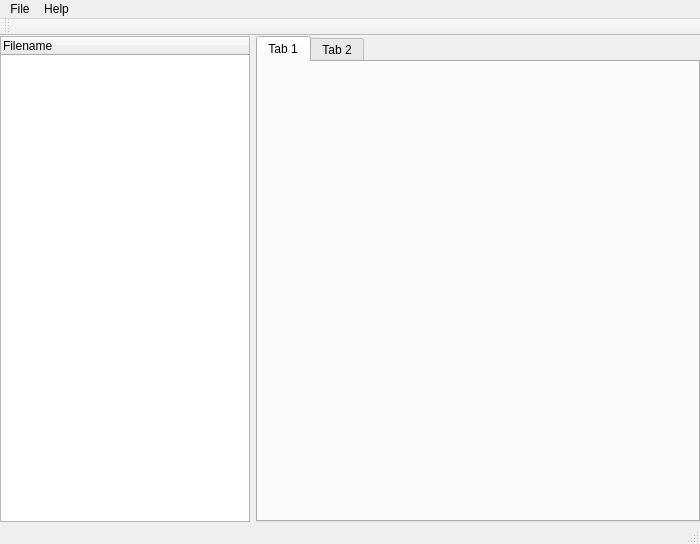
<?xml version="1.0" encoding="UTF-8"?>
<ui version="4.0">
 <class>MainWindow</class>
 <widget class="QMainWindow" name="MainWindow">
  <property name="geometry">
   <rect>
    <x>0</x>
    <y>0</y>
    <width>700</width>
    <height>544</height>
   </rect>
  </property>
  <property name="windowTitle">
   <string>MainWindow</string>
  </property>
  <widget class="QWidget" name="centralwidget">
   <property name="sizePolicy">
    <sizepolicy hsizetype="Minimum" vsizetype="Minimum">
     <horstretch>0</horstretch>
     <verstretch>0</verstretch>
    </sizepolicy>
   </property>
   <layout class="QGridLayout" name="gridLayout" columnstretch="0,0">
    <property name="margin">
     <number>0</number>
    </property>
    <item row="0" column="0">
     <widget class="QTreeWidget" name="tree">
      <property name="sizePolicy">
       <sizepolicy hsizetype="MinimumExpanding" vsizetype="Expanding">
        <horstretch>1</horstretch>
        <verstretch>0</verstretch>
       </sizepolicy>
      </property>
      <property name="minimumSize">
       <size>
        <width>250</width>
        <height>0</height>
       </size>
      </property>
      <column>
       <property name="text">
        <string>Filename</string>
       </property>
      </column>
     </widget>
    </item>
    <item row="0" column="1">
     <widget class="QTabWidget" name="tab">
      <property name="sizePolicy">
       <sizepolicy hsizetype="Expanding" vsizetype="Expanding">
        <horstretch>2</horstretch>
        <verstretch>0</verstretch>
       </sizepolicy>
      </property>
      <property name="currentIndex">
       <number>0</number>
      </property>
      <widget class="QWidget" name="tab1">
       <attribute name="title">
        <string>Tab 1</string>
       </attribute>
      </widget>
      <widget class="QWidget" name="tab2">
       <attribute name="title">
        <string>Tab 2</string>
       </attribute>
      </widget>
     </widget>
    </item>
   </layout>
  </widget>
  <widget class="QMenuBar" name="menubar">
   <property name="geometry">
    <rect>
     <x>0</x>
     <y>0</y>
     <width>700</width>
     <height>21</height>
    </rect>
   </property>
   <widget class="QMenu" name="menuFile">
    <property name="title">
     <string>File</string>
    </property>
    <addaction name="actionNew"/>
    <addaction name="actionOpen"/>
    <addaction name="actionClose"/>
    <addaction name="separator"/>
    <addaction name="actionExit"/>
   </widget>
   <widget class="QMenu" name="menuHelp">
    <property name="title">
     <string>Help</string>
    </property>
    <addaction name="actionAbout"/>
   </widget>
   <addaction name="menuFile"/>
   <addaction name="menuHelp"/>
  </widget>
  <widget class="QStatusBar" name="statusbar"/>
  <widget class="QToolBar" name="toolBar">
   <property name="windowTitle">
    <string>toolBar</string>
   </property>
   <attribute name="toolBarArea">
    <enum>TopToolBarArea</enum>
   </attribute>
   <attribute name="toolBarBreak">
    <bool>false</bool>
   </attribute>
  </widget>
  <action name="actionNew">
   <property name="text">
    <string>New</string>
   </property>
   <property name="shortcut">
    <string>Alt+N</string>
   </property>
  </action>
  <action name="actionOpen">
   <property name="text">
    <string>Open</string>
   </property>
   <property name="shortcut">
    <string>Alt+O</string>
   </property>
  </action>
  <action name="actionClose">
   <property name="text">
    <string>Close</string>
   </property>
   <property name="shortcut">
    <string>Alt+C</string>
   </property>
  </action>
  <action name="actionExit">
   <property name="text">
    <string>Exit</string>
   </property>
   <property name="shortcut">
    <string>Alt+X</string>
   </property>
  </action>
  <action name="actionAbout">
   <property name="text">
    <string>About</string>
   </property>
  </action>
 </widget>
 <resources/>
 <connections>
  <connection>
   <sender>actionExit</sender>
   <signal>triggered()</signal>
   <receiver>MainWindow</receiver>
   <slot>close()</slot>
   <hints>
    <hint type="sourcelabel">
     <x>-1</x>
     <y>-1</y>
    </hint>
    <hint type="destinationlabel">
     <x>315</x>
     <y>224</y>
    </hint>
   </hints>
  </connection>
  <connection>
   <sender>actionNew</sender>
   <signal>triggered()</signal>
   <receiver>MainWindow</receiver>
   <slot>OnFileNew()</slot>
   <hints>
    <hint type="sourcelabel">
     <x>-1</x>
     <y>-1</y>
    </hint>
    <hint type="destinationlabel">
     <x>315</x>
     <y>224</y>
    </hint>
   </hints>
  </connection>
  <connection>
   <sender>actionOpen</sender>
   <signal>triggered()</signal>
   <receiver>MainWindow</receiver>
   <slot>OnFileOpen()</slot>
   <hints>
    <hint type="sourcelabel">
     <x>-1</x>
     <y>-1</y>
    </hint>
    <hint type="destinationlabel">
     <x>315</x>
     <y>224</y>
    </hint>
   </hints>
  </connection>
  <connection>
   <sender>actionClose</sender>
   <signal>triggered()</signal>
   <receiver>MainWindow</receiver>
   <slot>OnFileClose()</slot>
   <hints>
    <hint type="sourcelabel">
     <x>-1</x>
     <y>-1</y>
    </hint>
    <hint type="destinationlabel">
     <x>315</x>
     <y>224</y>
    </hint>
   </hints>
  </connection>
 </connections>
 <slots>
  <slot>OnFileNew()</slot>
  <slot>OnFileOpen()</slot>
  <slot>OnFileClose()</slot>
 </slots>
</ui>
